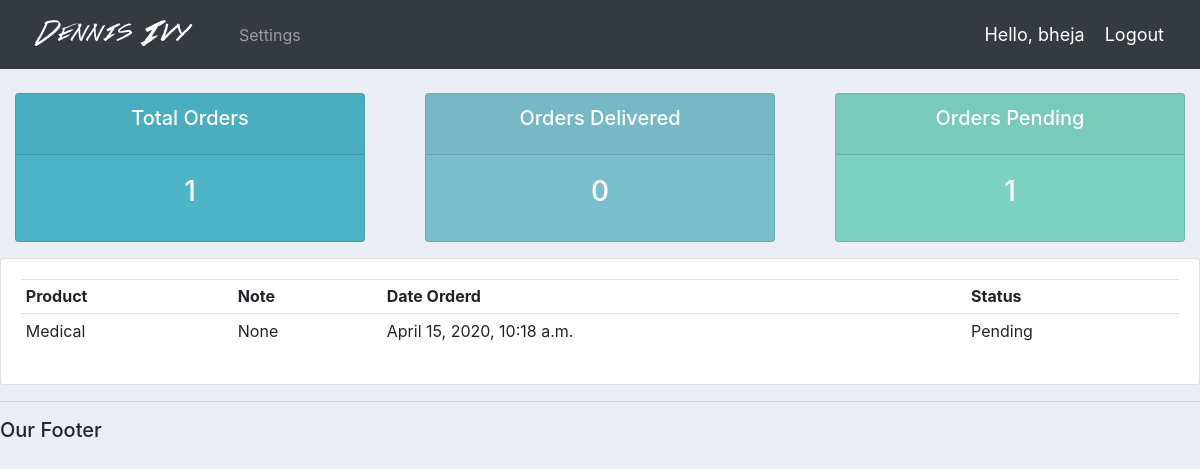
Screenshot of /users/ (signed in) with the database file from the repository.
### accounts/models.py (models this page shows)
class Order(models.Model):
    STATUS = (
        ('Pending', 'Pending'),
        ('out of delivery', 'out of delivery'),
        ('Delivered','Delivered'),
    )
    customer = models.ForeignKey(Customer, null= True, on_delete= models.SET_NULL)
    product = models.ForeignKey(Products, null= True, on_delete= models.SET_NULL)
    date_created = models.DateTimeField(auto_now_add=True,null=True)
    status = models.CharField(null = True, max_length=50,choices= STATUS)
    note = models.CharField(null = True, max_length=50)
    def __str__(self):
        return self.product.name

class Products(models.Model):
    CATEGORY = (
        ('Indoor', 'Indoor'),
        ('out door', 'out door'),
    )
    name = models.CharField(null=True, max_length=200)
    price = models.FloatField(null=True)
    category = models.CharField(null=True, max_length=200,choices= CATEGORY)
    description = models.CharField(null=True, max_length=500,blank=True)
    date_created = models.DateTimeField(auto_now_add=True,null=True)
    Tags = models.ManyToManyField(Tag)
    def __str__(self):
        return self.name

### accounts/decorators.py (the view)
        def wrapper_func(request, *args, **kwargs):
            group= None
            if request.user.groups.exists():
                group = request.user.groups.all()[0].name
            if group in allowed_roles:
                return view_func(request, *args, **kwargs)
            else:
                return HttpResponse('You are not authorized to view this page')

### accounts/views.py (called while the page is built)
@login_required(login_url= 'login')
@allowed_users(allowed_roles=['customer'])
def userpage(request):
    orders = request.user.customer.order_set.all()
    total_order =orders.count()
    delivered = orders.filter(status='Delivered').count()
    pending = orders.filter(status='Pending').count()
    print('working:',orders)
    context = {'orders':orders,'total_order': total_order,
    'delivered': delivered , 'pending':pending}
    return render(request, 'account/user.html', context)

### accounts/Templates/account/user.html
{% extends 'account/main.html' %}
{% block content %}
{% include 'account/status.html' %}
<div class="row">
	<div class="col-md">
		<div class="card card-body">
			<table class="table table-sm">
				<tbody><tr>
					<th>Product</th>
					<th>Note</th>
					<th>Date Orderd</th>
					<th>Status</th>
				</tr>
			    {% for i in orders%}
				<tr>
					<td>{{ i.product }}</td>
					<td>{{ i.note }}</td>
					<td>{{ i.date_created }}</td>
					<td>{{ i.status }}</td>
				</tr>
				{% endfor %}
			</tbody></table>
		</div>
	</div>
</div>
{% endblock content %}

### accounts/Templates/account/navbar.html (shortened to what this page needs)
{% load static %}
<nav class="navbar navbar-expand-lg navbar-dark bg-dark">
  <a class="navbar-brand" href="#"><img src="{% static 'images/logo.png' %}" alt="not found"> </a>
  <div class="collapse navbar-collapse" id="navbarNav">
    <ul class="navbar-nav">
    {% if request.user.is_staff %}
      <li class="nav-item active">
        <a class="nav-link" href="{% url 'home' %}">Dashboard</a>
      </li>
      <li class="nav-item">
        <a class="nav-link" href="{% url 'products' %}">Products</a>
      </li>
      {% else %}
       <li class="nav-item">
        <a class="nav-link" href="{% url 'account' %}">Settings</a>
      </li>
      {% endif %}
    </ul>
  </div>
  <span class="hello-msg" >Hello, {{ request.user }} </span>
  <span><a class="hello-msg" href="{% url 'logout' %}">Logout</a></span>
</nav>

### static/css/main.css (style rules this page uses)
body { background-color: #ebeff5; }

### accounts/Templates/account/navbar.html (style rules this page uses)
.hello-msg { font-size: 18px; color: #fff; margin-right: 20px; }

### rows the page displays
Order: product "Medical", note "None", date_created "April 15, 2020, 10:18 a.m.", status "Pending"

### other values shown
{{ request.user }} "bheja"
{{ total_order }} "1"
{{ delivered }} "0"
{{ pending }} "1"
